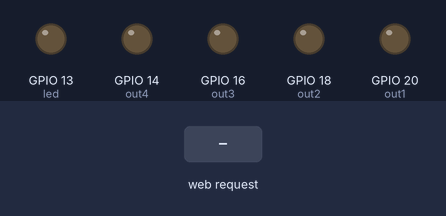
A sketch run on a simulated ESP32. Shown: output pins drawn as LEDs (lit = HIGH). Inputs (shaded band) come from the test bench. WiFi joins after 1.5 s; servers stay silent unless stated; what the sketch prints to the serial monitor is not drawn.

Above: at 2.7 s.
2.8 s: HTTP request GET /1 received
At 3.2 s:
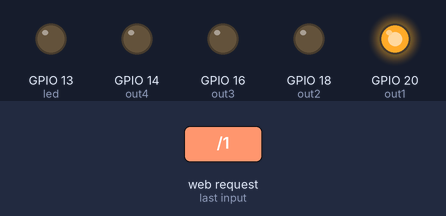
4.8 s: HTTP request GET /2 received
At 5.2 s:
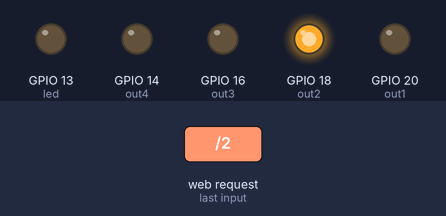
6.8 s: HTTP request GET /3 received
At 7.2 s:
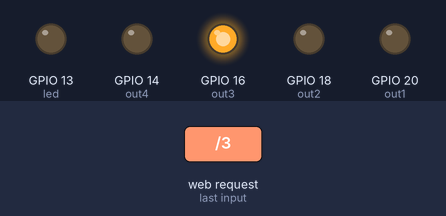
8.8 s: HTTP request GET /4 received
At 9.1 s:
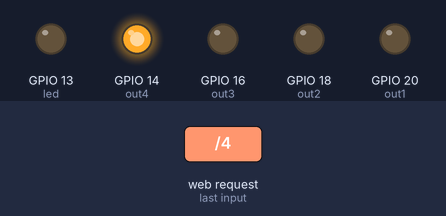
Timing chart, 0 to 11.8 s (numbered marks = the images above; inputs shaded):
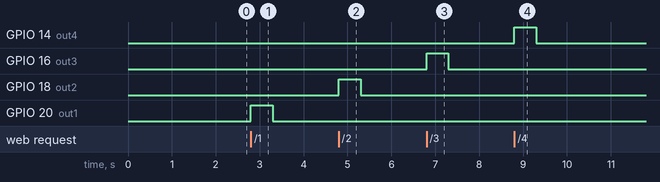

Measured:
- after the input at 2.8 s, GPIO 20 (out1): LOW → HIGH at once, → LOW 0.50 s later
- after the input at 4.8 s, GPIO 18 (out2): LOW → HIGH at once, → LOW 0.50 s later
- after the input at 6.8 s, GPIO 16 (out3): LOW → HIGH at once, → LOW 0.50 s later
- after the input at 8.8 s, GPIO 14 (out4): LOW → HIGH at once, → LOW 0.50 s later

The sketch:

HelloServerNew.ino
```cpp
#include <WiFi.h>
#include <WiFiClient.h>
#include <WebServer.h>
#include <ESPmDNS.h>

const char* ssid = "CasaRasera";
const char* password = "HelloWorldCasaRasera";

WebServer server(80);

const int led = 13;

const int out1 = 20;
const int out2 = 18;
const int out3 = 16;
const int out4 = 14;

void handleRoot() {
  digitalWrite(led, 1);
  server.send(200, "text/plain", "hello from esp32!");
  digitalWrite(led, 0);
}

void handleNotFound() {
  digitalWrite(led, 1);
  String message = "File Not Found\n\n";
  message += "URI: ";
  message += server.uri();
  message += "\nMethod: ";
  message += (server.method() == HTTP_GET) ? "GET" : "POST";
  message += "\nArguments: ";
  message += server.args();
  message += "\n";
  for (uint8_t i = 0; i < server.args(); i++) {
    message += " " + server.argName(i) + ": " + server.arg(i) + "\n";
  }
  server.send(404, "text/plain", message);
  digitalWrite(led, 0);
}

void clickbutton(const int pin){
  digitalWrite(pin, HIGH);
  delay(500);
  digitalWrite(pin, LOW);
}

void setup(void) {
  // pin mode of relay
  pinMode(out1, OUTPUT);
  pinMode(out2, OUTPUT);
  pinMode(out3, OUTPUT);
  pinMode(out4, OUTPUT);

  pinMode(led, OUTPUT);
  digitalWrite(led, 0);
  Serial.begin(115200);
  WiFi.mode(WIFI_STA);
  WiFi.begin(ssid, password);
  Serial.println("");

  // Wait for connection
  while (WiFi.status() != WL_CONNECTED) {
    delay(500);
    Serial.print(".");
  }
  Serial.println("");
  Serial.print("Connected to ");
  Serial.println(ssid);
  Serial.print("IP address: ");
  Serial.println(WiFi.localIP());

  if (MDNS.begin("esp32")) {
    Serial.println("MDNS responder started");
  }

  server.on("/", handleRoot);

  server.on("/1", []() {
    server.send(200, "text/plain", "1");
    clickbutton(out1);
  });
  server.on("/2", []() {
    server.send(200, "text/plain", "2");
    clickbutton(out2);
  });
  server.on("/3", []() {
    server.send(200, "text/plain", "3");
    clickbutton(out3);
  });
  server.on("/4", []() {
    server.send(200, "text/plain", "4");
    clickbutton(out4);
  });

  server.onNotFound(handleNotFound);

  server.begin();
  Serial.println("HTTP server started");
}

void loop(void) {
  server.handleClient();
  delay(2);//allow the cpu to switch to other tasks
}
```
